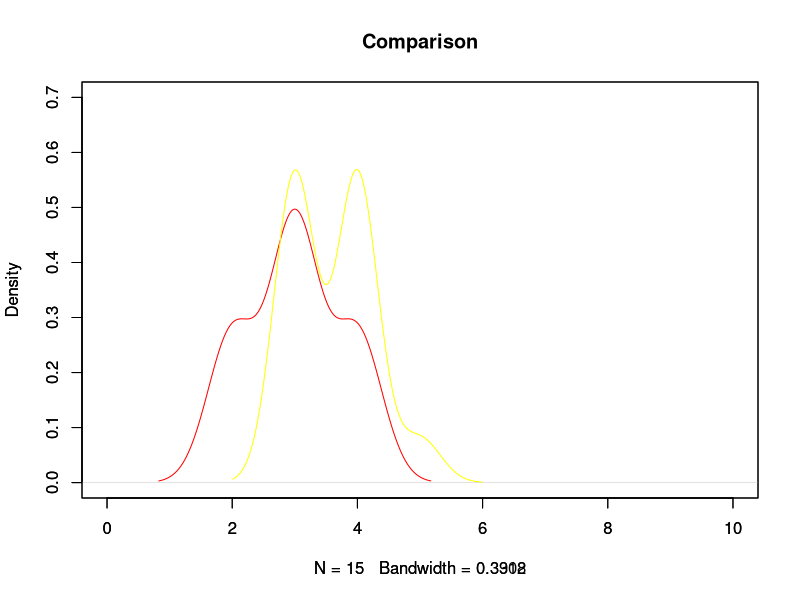

Write the R code that produced this figure.
## ---- chunk 1
df <- read.csv("T Test - 2.csv")
print(head(df))
## ---- chunk 2
df1 <- df[2]
head(df1)
## ---- chunk 3
df2 <- df[3]
head(df2)
## ---- chunk 4
hasil <- t.test(df2, df1)
print(hasil)
## ---- chunk 5
p.value <- hasil[["p.value"]]
print(p.value)
## ---- chunk 6
before <- hasil[["estimate"]][["mean of y"]]
after <- hasil[["estimate"]][["mean of x"]]
boost <- ((after - before)/before)*100
boost.amount <- (paste(boost, "%"))
print(boost.amount)
## ---- chunk 7
terminated <- df[(df1>df2), 1]
print(terminated)
## ---- chunk 8
plot(density(df$penjualan.sebelum.latihan),
     col = rgb(1, 0, 0, 1),
     main = "Comparison",
     xlim = c(0, 10),
     ylim = c(0, 0.7))
par(new = TRUE)
plot(density(df$penjualan.setelah.latihan),
     col = rgb(1, 1, 0, 1),
     main = "",
     xlim = c(0, 10),
     ylim = c(0, 0.7))
